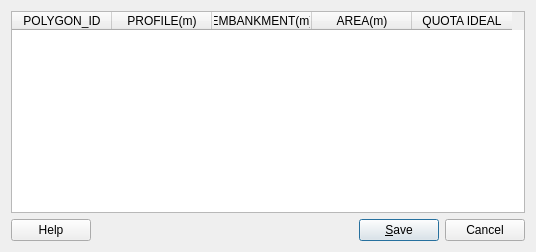
<?xml version="1.0" encoding="UTF-8"?>
<ui version="4.0">
 <class>VolumeResultDialogForm</class>
 <widget class="QDialog" name="VolumeResultDialogForm">
  <property name="geometry">
   <rect>
    <x>0</x>
    <y>0</y>
    <width>536</width>
    <height>252</height>
   </rect>
  </property>
  <property name="windowTitle">
   <string>Volume Result</string>
  </property>
  <layout class="QVBoxLayout" name="verticalLayout">
   <item>
    <widget class="QTableWidget" name="m_resultTableWidget">
     <column>
      <property name="text">
       <string>POLYGON_ID</string>
      </property>
     </column>
     <column>
      <property name="text">
       <string>PROFILE(m)</string>
      </property>
     </column>
     <column>
      <property name="text">
       <string>EMBANKMENT(m)</string>
      </property>
     </column>
     <column>
      <property name="text">
       <string>AREA(m)</string>
      </property>
     </column>
     <column>
      <property name="text">
       <string>QUOTA IDEAL</string>
      </property>
     </column>
    </widget>
   </item>
   <item>
    <layout class="QGridLayout" name="gridLayout_3">
     <item row="0" column="1">
      <spacer name="horizontalSpacer_2">
       <property name="orientation">
        <enum>Qt::Horizontal</enum>
       </property>
       <property name="sizeHint" stdset="0">
        <size>
         <width>40</width>
         <height>20</height>
        </size>
       </property>
      </spacer>
     </item>
     <item row="0" column="2">
      <widget class="QPushButton" name="m_savePushButton">
       <property name="text">
        <string>&amp;Save</string>
       </property>
      </widget>
     </item>
     <item row="0" column="0">
      <widget class="te::qt::widgets::HelpPushButton" name="m_helpPushButton">
       <property name="text">
        <string>Help</string>
       </property>
      </widget>
     </item>
     <item row="0" column="3">
      <widget class="QPushButton" name="m_cancelPushButton">
       <property name="text">
        <string>Cancel</string>
       </property>
      </widget>
     </item>
    </layout>
   </item>
  </layout>
 </widget>
 <customwidgets>
  <customwidget>
   <class>te::qt::widgets::HelpPushButton</class>
   <extends>QPushButton</extends>
   <header>terralib/qt/widgets/help/HelpPushButton.h</header>
  </customwidget>
 </customwidgets>
 <resources/>
 <connections/>
</ui>
